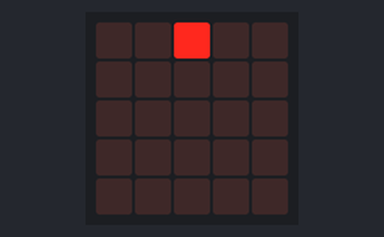
This program was run on a simulated BBC micro:bit (MakeCode). Parts: the board's 5×5 LED display. Dim RGB values are drawn brighter than linear.

Above: at 0.11 s.
At 0.55 s:
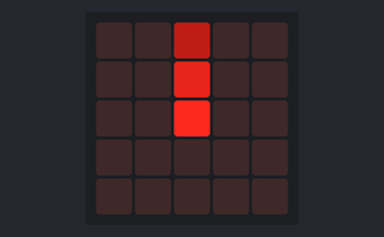
At 0.99 s:
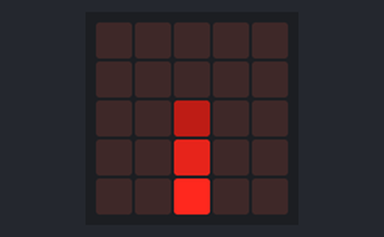
At 1.43 s:
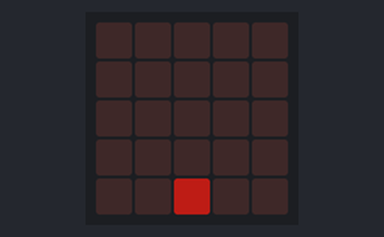
At 2.09 s:
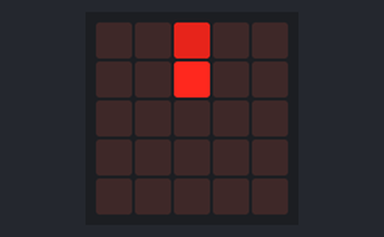

Measured:
- by itself, everything shown: repeats every 1.8 s, in 8 steps

The program:

main.ts
```typescript
led.setBrightness(255)
let Y = 0
let Y1 = -1
let Y2 = -2
basic.forever(function () {
    led.plotBrightness(2, Y, 255)
    led.plotBrightness(2, Y1, 180)
    led.plotBrightness(2, Y2, 80)
    basic.pause(200)
    Y += 1
    led.unplot(2, Y1)
    Y1 += 1
    led.unplot(2, Y2)
    Y2 += 1
    if (Y == 8) {
        Y = 0
    }
    if (Y1 == 7) {
        Y1 = -1
    }
    if (Y2 == 6) {
        Y2 = -2
    }
})
```

test.ts
```typescript
// les tests vont ici ; cela ne sera pas compilé si ce paquet est utilisé en tant qu'extension.
```
